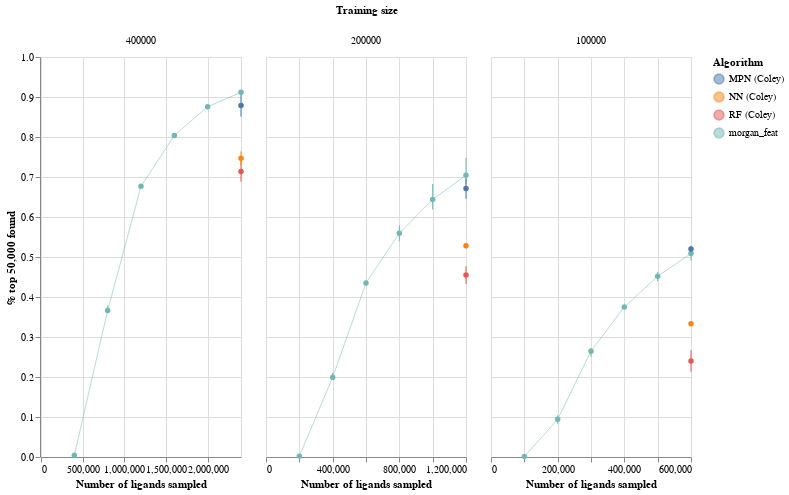

This figure's notebook cell:
### Code cell
error_bars = alt.Chart(concat).mark_errorbar(extent='ci').encode(
  x=alt.X('N ligands explored:Q',title='Number of ligands sampled'),
  y=alt.Y('% top-k found:Q', title='% top 50,000 found'),
    color=alt.Color('Algorithm')
)

points = alt.Chart(concat).mark_point(filled=True, color='black').encode(
  x=alt.X('N ligands explored:Q'),
  y=alt.Y('% top-k found:Q',aggregate='mean',title='% top 50,000 found'),
    color=alt.Color('Algorithm')
)

line = alt.Chart(concat).mark_line(color='black',size=1,opacity=0.5).encode(
  x=alt.X('N ligands explored:Q'),
  y=alt.Y('% top-k found:Q',aggregate='mean',title='% top 50,000 found'),
    color=alt.Color('Algorithm')
)

ch = (error_bars+points+line).properties(height=400,width=200).facet(
    column=alt.Column('Training size:N',sort=alt.Sort([0.004, 0.002, 0.001])),
).resolve_scale(x='independent')
ch

### Figure 1 — Vega-Lite specification as saved in the notebook (floating-point values rounded to 4 significant figures)
{"config": {"view": {"continuousWidth": 400, "continuousHeight": 300}}, "data": {"name": "data-be29bc29e3847cbb8484045f00e8993f"}, "facet": {"column": {"type": "nominal", "field": "Training size", "sort": [0.004, 0.002, 0.001]}}, "spec": {"layer": [{"mark": {"type": "errorbar", "extent": "ci"}, "encoding": {"color": {"type": "nominal", "field": "Algorithm"}, "x": {"type": "quantitative", "field": "N ligands explored", "title": "Number of ligands sampled"}, "y": {"type": "quantitative", "field": "% top-k found", "title": "% top 50,000 found"}}}, {"mark": {"type": "point", "color": "black", "filled": true}, "encoding": {"color": {"type": "nominal", "field": "Algorithm"}, "x": {"type": "quantitative", "field": "N ligands explored"}, "y": {"type": "quantitative", "aggregate": "mean", "field": "% top-k found", "title": "% top 50,000 found"}}}, {"mark": {"type": "line", "color": "black", "opacity": 0.5, "size": 1}, "encoding": {"color": {"type": "nominal", "field": "Algorithm"}, "x": {"type": "quantitative", "field": "N ligands explored"}, "y": {"type": "quantitative", "aggregate": "mean", "field": "% top-k found", "title": "% top 50,000 found"}}}], "height": 400, "width": 200}, "resolve": {"scale": {"x": "independent"}}, "$schema": "https://vega.github.io/schema/vega-lite/v4.8.1.json", "datasets": {"data-be29bc29e3847cbb8484045f00e8993f": [{"Unnamed: 0": 0.0, "Algorithm": "morgan_feat", "Training size": 400000, "N ligands explored": 400000, "% top-k found": 0.00428}, {"Unnamed: 0": 1.0, "Algorithm": "morgan_feat", "Training size": 400000, "N ligands explored": 800000, "% top-k found": 0.3786}, {"Unnamed: 0": 2.0, "Algorithm": "morgan_feat", "Training size": 400000, "N ligands explored": 1200000, "% top-k found": 0.6754}, {"Unnamed: 0": 3.0, "Algorithm": "morgan_feat", "Training size": 400000, "N ligands explored": 1600000, "% top-k found": 0.8033}, {"Unnamed: 0": 4.0, "Algorithm": "morgan_feat", "Training size": 400000, "N ligands explored": 2000000, "% top-k found": 0.8755}, {"Unnamed: 0": 5.0, "Algorithm": "morgan_feat", "Training size": 400000, "N ligands explored": 2400000, "% top-k found": 0.9119}, {"Unnamed: 0": 6.0, "Algorithm": "morgan_feat", "Training size": 200000, "N ligands explored": 200000, "% top-k found": 0.0022}, {"Unnamed: 0": 7.0, "Algorithm": "morgan_feat", "Training size": 200000, "N ligands explored": 400000, "% top-k found": 0.1921}, {"Unnamed: 0": 8.0, "Algorithm": "morgan_feat", "Training size": 200000, "N ligands explored": 600000, "% top-k found": 0.4372}, {"Unnamed: 0": 9.0, "Algorithm": "morgan_feat", "Training size": 200000, "N ligands explored": 800000, "% top-k found": 0.5791}, {"Unnamed: 0": 10.0, "Algorithm": "morgan_feat", "Training size": 200000, "N ligands explored": 1000000, "% top-k found": 0.6825}, {"Unnamed: 0": 11.0, "Algorithm": "morgan_feat", "Training size": 200000, "N ligands explored": 1200000, "% top-k found": 0.748}, {"Unnamed: 0": 12.0, "Algorithm": "morgan_feat", "Training size": 100000, "N ligands explored": 100000, "% top-k found": 0.00108}, {"Unnamed: 0": 13.0, "Algorithm": "morgan_feat", "Training size": 100000, "N ligands explored": 200000, "% top-k found": 0.0831}, {"Unnamed: 0": 14.0, "Algorithm": "morgan_feat", "Training size": 100000, "N ligands explored": 300000, "% top-k found": 0.2516}, {"Unnamed: 0": 15.0, "Algorithm": "morgan_feat", "Training size": 100000, "N ligands explored": 400000, "% top-k found": 0.3757}, {"Unnamed: 0": 16.0, "Algorithm": "morgan_feat", "Training size": 100000, "N ligands explored": 500000, "% top-k found": 0.4628}, {"Unnamed: 0": 17.0, "Algorithm": "morgan_feat", "Training size": 100000, "N ligands explored": 600000, "% top-k found": 0.5289}, {"Unnamed: 0": 18.0, "Algorithm": "morgan_feat", "Training size": 400000, "N ligands explored": 400000, "% top-k found": 0.00448}, {"Unnamed: 0": 19.0, "Algorithm": "morgan_feat", "Training size": 400000, "N ligands explored": 800000, "% top-k found": 0.3595}, {"Unnamed: 0": 20.0, "Algorithm": "morgan_feat", "Training size": 400000, "N ligands explored": 1200000, "% top-k found": 0.6729}, {"Unnamed: 0": 21.0, "Algorithm": "morgan_feat", "Training size": 400000, "N ligands explored": 1600000, "% top-k found": 0.8058}, {"Unnamed: 0": 22.0, "Algorithm": "morgan_feat", "Training size": 400000, "N ligands explored": 2000000, "% top-k found": 0.8758}, {"Unnamed: 0": 23.0, "Algorithm": "morgan_feat", "Training size": 400000, "N ligands explored": 2400000, "% top-k found": 0.9124}, {"Unnamed: 0": 24.0, "Algorithm": "morgan_feat", "Training size": 200000, "N ligands explored": 200000, "% top-k found": 0.0023}, {"Unnamed: 0": 25.0, "Algorithm": "morgan_feat", "Training size": 200000, "N ligands explored": 400000, "% top-k found": 0.1949}, {"Unnamed: 0": 26.0, "Algorithm": "morgan_feat", "Training size": 200000, "N ligands explored": 600000, "% top-k found": 0.4365}, {"Unnamed: 0": 27.0, "Algorithm": "morgan_feat", "Training size": 200000, "N ligands explored": 800000, "% top-k found": 0.5595}, {"Unnamed: 0": 28.0, "Algorithm": "morgan_feat", "Training size": 200000, "N ligands explored": 1000000, "% top-k found": 0.6305}, {"Unnamed: 0": 29.0, "Algorithm": "morgan_feat", "Training size": 200000, "N ligands explored": 1200000, "% top-k found": 0.6826}, {"Unnamed: 0": 30.0, "Algorithm": "morgan_feat", "Training size": 100000, "N ligands explored": 100000, "% top-k found": 0.00134}, {"Unnamed: 0": 31.0, "Algorithm": "morgan_feat", "Training size": 100000, "N ligands explored": 200000, "% top-k found": 0.0952}, {"Unnamed: 0": 32.0, "Algorithm": "morgan_feat", "Training size": 100000, "N ligands explored": 300000, "% top-k found": 0.2699}, {"Unnamed: 0": 33.0, "Algorithm": "morgan_feat", "Training size": 100000, "N ligands explored": 400000, "% top-k found": 0.3744}, {"Unnamed: 0": 34.0, "Algorithm": "morgan_feat", "Training size": 100000, "N ligands explored": 500000, "% top-k found": 0.44}, {"Unnamed: 0": 35.0, "Algorithm": "morgan_feat", "Training size": 100000, "N ligands explored": 600000, "% top-k found": 0.4911}, {"Unnamed: 0": 36.0, "Algorithm": "morgan_feat", "Training size": 400000, "N ligands explored": 400000, "% top-k found": 0.00408}, {"Unnamed: 0": 37.0, "Algorithm": "morgan_feat", "Training size": 400000, "N ligands explored": 800000, "% top-k found": 0.3604}, {"Unnamed: 0": 38.0, "Algorithm": "morgan_feat", "Training size": 400000, "N ligands explored": 1200000, "% top-k found": 0.6815}, {"Unnamed: 0": 39.0, "Algorithm": "morgan_feat", "Training size": 400000, "N ligands explored": 1600000, "% top-k found": 0.8026}, {"Unnamed: 0": 40.0, "Algorithm": "morgan_feat", "Training size": 400000, "N ligands explored": 2000000, "% top-k found": 0.876}, {"Unnamed: 0": 41.0, "Algorithm": "morgan_feat", "Training size": 400000, "N ligands explored": 2400000, "% top-k found": 0.9107}, {"Unnamed: 0": 42.0, "Algorithm": "morgan_feat", "Training size": 200000, "N ligands explored": 200000, "% top-k found": 0.00212}, {"Unnamed: 0": 43.0, "Algorithm": "morgan_feat", "Training size": 200000, "N ligands explored": 400000, "% top-k found": 0.2105}, {"Unnamed: 0": 44.0, "Algorithm": "morgan_feat", "Training size": 200000, "N ligands explored": 600000, "% top-k found": 0.4318}, {"Unnamed: 0": 45.0, "Algorithm": "morgan_feat", "Training size": 200000, "N ligands explored": 800000, "% top-k found": 0.5394}, {"Unnamed: 0": 46.0, "Algorithm": "morgan_feat", "Training size": 200000, "N ligands explored": 1000000, "% top-k found": 0.6187}, {"Unnamed: 0": 47.0, "Algorithm": "morgan_feat", "Training size": 200000, "N ligands explored": 1200000, "% top-k found": 0.6819}, {"Unnamed: 0": 48.0, "Algorithm": "morgan_feat", "Training size": 100000, "N ligands explored": 100000, "% top-k found": 0.00122}, {"Unnamed: 0": 49.0, "Algorithm": "morgan_feat", "Training size": 100000, "N ligands explored": 200000, "% top-k found": 0.1044}, {"Unnamed: 0": 50.0, "Algorithm": "morgan_feat", "Training size": 100000, "N ligands explored": 300000, "% top-k found": 0.2723}, {"Unnamed: 0": 51.0, "Algorithm": "morgan_feat", "Training size": 100000, "N ligands explored": 400000, "% top-k found": 0.3753}, {"Unnamed: 0": 52.0, "Algorithm": "morgan_feat", "Training size": 100000, "N ligands explored": 500000, "% top-k found": 0.4531}, {"Unnamed: 0": 53.0, "Algorithm": "morgan_feat", "Training size": 100000, "N ligands explored": 600000, "% top-k found": 0.5058}, {"Unnamed: 0": null, "Algorithm": "RF (Coley)", "Training size": 400000, "N ligands explored": 2400000, "% top-k found": 0.6883}, {"Unnamed: 0": null, "Algorithm": "RF (Coley)", "Training size": 400000, "N ligands explored": 2400000, "% top-k found": 0.714}, {"Unnamed: 0": null, "Algorithm": "RF (Coley)", "Training size": 400000, "N ligands explored": 2400000, "% top-k found": 0.7397}, {"Unnamed: 0": null, "Algorithm": "NN (Coley)", "Training size": 400000, "N ligands explored": 2400000, "% top-k found": 0.7299}, {"Unnamed: 0": null, "Algorithm": "NN (Coley)", "Training size": 400000, "N ligands explored": 2400000, "% top-k found": 0.747}, {"Unnamed: 0": null, "Algorithm": "NN (Coley)", "Training size": 400000, "N ligands explored": 2400000, "% top-k found": 0.7641}, {"Unnamed: 0": null, "Algorithm": "MPN (Coley)", "Training size": 400000, "N ligands explored": 2400000, "% top-k found": 0.8508}, {"Unnamed: 0": null, "Algorithm": "MPN (Coley)", "Training size": 400000, "N ligands explored": 2400000, "% top-k found": 0.879}, {"Unnamed: 0": null, "Algorithm": "MPN (Coley)", "Training size": 400000, "N ligands explored": 2400000, "% top-k found": 0.9072}, {"Unnamed: 0": null, "Algorithm": "RF (Coley)", "Training size": 200000, "N ligands explored": 1200000, "% top-k found": 0.433}, {"Unnamed: 0": null, "Algorithm": "RF (Coley)", "Training size": 200000, "N ligands explored": 1200000, "% top-k found": 0.455}, {"Unnamed: 0": null, "Algorithm": "RF (Coley)", "Training size": 200000, "N ligands explored": 1200000, "% top-k found": 0.477}, {"Unnamed: 0": null, "Algorithm": "NN (Coley)", "Training size": 200000, "N ligands explored": 1200000, "% top-k found": 0.5219}, {"Unnamed: 0": null, "Algorithm": "NN (Coley)", "Training size": 200000, "N ligands explored": 1200000, "% top-k found": 0.528}, {"Unnamed: 0": null, "Algorithm": "NN (Coley)", "Training size": 200000, "N ligands explored": 1200000, "% top-k found": 0.5341}, {"Unnamed: 0": null, "Algorithm": "MPN (Coley)", "Training size": 200000, "N ligands explored": 1200000, "% top-k found": 0.6453}, {"Unnamed: 0": null, "Algorithm": "MPN (Coley)", "Training size": 200000, "N ligands explored": 1200000, "% top-k found": 0.671}, {"Unnamed: 0": null, "Algorithm": "MPN (Coley)", "Training size": 200000, "N ligands explored": 1200000, "% top-k found": 0.6967}, {"Unnamed: 0": null, "Algorithm": "RF (Coley)", "Training size": 100000, "N ligands explored": 600000, "% top-k found": 0.2131}, {"Unnamed: 0": null, "Algorithm": "RF (Coley)", "Training size": 100000, "N ligands explored": 600000, "% top-k found": 0.24}, {"Unnamed: 0": null, "Algorithm": "RF (Coley)", "Training size": 100000, "N ligands explored": 600000, "% top-k found": 0.2669}, {"Unnamed: 0": null, "Algorithm": "NN (Coley)", "Training size": 100000, "N ligands explored": 600000, "% top-k found": 0.3293}, {"Unnamed: 0": null, "Algorithm": "NN (Coley)", "Training size": 100000, "N ligands explored": 600000, "% top-k found": 0.333}, {"Unnamed: 0": null, "Algorithm": "NN (Coley)", "Training size": 100000, "N ligands explored": 600000, "% top-k found": 0.3367}, {"Unnamed: 0": null, "Algorithm": "MPN (Coley)", "Training size": 100000, "N ligands explored": 600000, "% top-k found": 0.5139}, {"Unnamed: 0": null, "Algorithm": "MPN (Coley)", "Training size": 100000, "N ligands explored": 600000, "% top-k found": 0.52}, {"Unnamed: 0": null, "Algorithm": "MPN (Coley)", "Training size": 100000, "N ligands explored": 600000, "% top-k found": 0.5261}]}}
